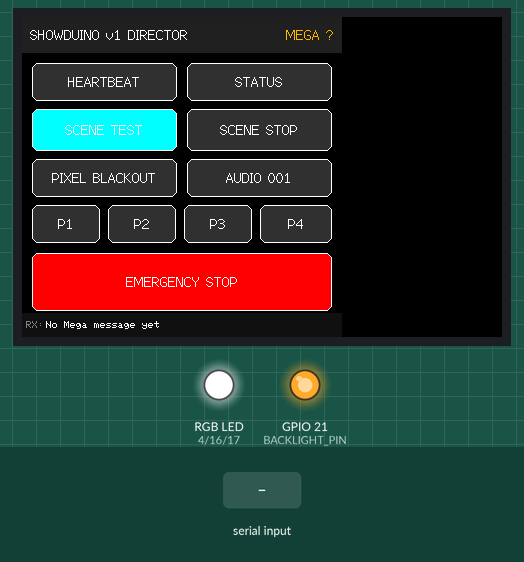
The sketch below on a simulated ESP32. Parts: 480×320 colour display, an RGB LED mixed from three pins (HIGH = lit), output pins drawn as LEDs (lit = HIGH). The test bench sets the inputs (shaded band). What the sketch prints to the serial monitor is not drawn.

Above: at 1.8 s.
1.9 s: "STATUS:ALIVE\n" received over the second serial link
At 2.3 s:
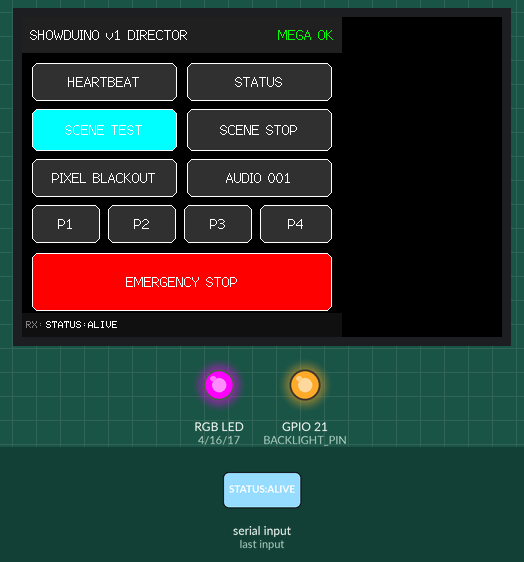
3.4 s: "STATUS:READY\n" received over the second serial link
At 5.4 s:
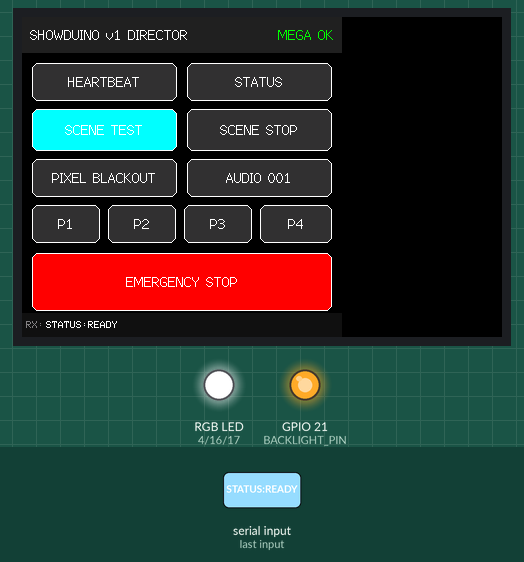
6.4 s: "1\n" received over the second serial link
At 6.9 s:
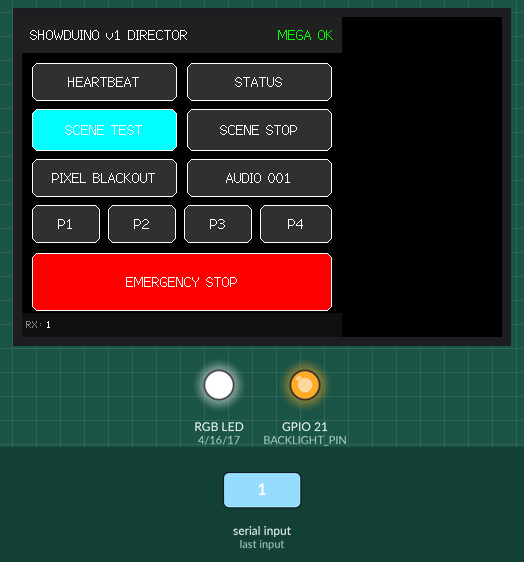
Timing chart, 0 to 11.5 s (numbered marks = the images above; inputs shaded):
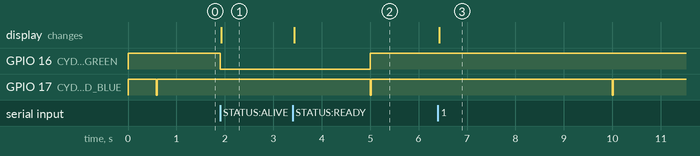

The sketch:

showduino_cyd_director_v1.ino
```cpp
/*
  =========================================================
  Showduino v1 - CYD Director Test Firmware
  =========================================================

  Target board:
    ESP32-2432S028R / CYD 2.8 inch touchscreen

  Purpose:
    Tonight-ready controller firmware.
    This CYD does not drive show hardware directly.
    It sends serial commands to the Arduino Mega Stage Engine.

  Mega firmware expected:
    firmware/executor-mega/showduino_mega_v1/showduino_mega_v1.ino

  Required libraries:
    - TFT_eSPI
    - XPT2046_Bitbang

  Wiring:
    CYD TX pin 1  -> Mega RX1 pin 19
    CYD RX pin 3  -> Mega TX1 pin 18
    CYD GND       -> Mega GND

  Serial:
    115200 baud
*/

#include <Arduino.h>
#include <TFT_eSPI.h>
#include "XPT2046_Bitbang.h"

// =========================================================
// Serial pins to Mega
// =========================================================

#define MEGA_RX_PIN 3
#define MEGA_TX_PIN 1
#define MEGA_BAUD_RATE 115200
#define USB_BAUD_RATE 115200

// =========================================================
// Touchscreen pins
// =========================================================

#define XPT2046_IRQ 36
#define XPT2046_MOSI 32
#define XPT2046_MISO 39
#define XPT2046_CLK 25
#define XPT2046_CS 33

// =========================================================
// CYD pins
// =========================================================

#define BACKLIGHT_PIN 21
#define CYD_LED_BLUE 17
#define CYD_LED_RED 4
#define CYD_LED_GREEN 16

// =========================================================
// Colours
// =========================================================

#define COL_BG TFT_BLACK
#define COL_HEADER 0x2104
#define COL_PANEL 0x1082
#define COL_TEXT TFT_WHITE
#define COL_DIM 0x8410
#define COL_BUTTON 0x3186
#define COL_ACCENT TFT_CYAN
#define COL_WARN TFT_ORANGE
#define COL_ERROR TFT_RED
#define COL_OK TFT_GREEN

// =========================================================
// Display/touch objects
// =========================================================

TFT_eSPI tft = TFT_eSPI();
XPT2046_Bitbang touch(XPT2046_MOSI, XPT2046_MISO, XPT2046_CLK, XPT2046_CS);

// =========================================================
// Button structure
// =========================================================

struct Button {
  int16_t x;
  int16_t y;
  int16_t w;
  int16_t h;
  const char* label;
  const char* command;
  uint16_t colour;
};

Button buttons[] = {
  {  10,  46, 145, 38, "HEARTBEAT", "HEARTBEAT", COL_BUTTON },
  { 165,  46, 145, 38, "STATUS", "STATUS:REQUEST", COL_BUTTON },

  {  10,  92, 145, 42, "SCENE TEST", "SCENE:TEST", COL_ACCENT },
  { 165,  92, 145, 42, "SCENE STOP", "SCENE:STOP", COL_BUTTON },

  {  10, 142, 145, 38, "PIXEL BLACKOUT", "PIXEL:ALL:BLACKOUT", COL_BUTTON },
  { 165, 142, 145, 38, "AUDIO 001", "AUDIO:PLAY:001", COL_BUTTON },

  {  10, 188,  68, 38, "P1", "PIXEL:1:EFFECT:PULSE", COL_BUTTON },
  {  86, 188,  68, 38, "P2", "PIXEL:2:EFFECT:FIRE", COL_BUTTON },
  { 162, 188,  68, 38, "P3", "PIXEL:3:EFFECT:STROBE", COL_BUTTON },
  { 238, 188,  72, 38, "P4", "PIXEL:4:COLOR:0,0,255", COL_BUTTON },

  {  10, 236, 300, 58, "EMERGENCY STOP", "EMERGENCY:STOP", COL_ERROR }
};

const uint8_t BUTTON_COUNT = sizeof(buttons) / sizeof(buttons[0]);

// =========================================================
// State
// =========================================================

String megaBuffer = "";
String lastMegaMessage = "No Mega message yet";
String lastCommandSent = "None";
unsigned long lastHeartbeatMs = 0;
unsigned long lastTouchMs = 0;
bool megaAlive = false;

// =========================================================
// CYD RGB LED helper. Most CYD boards use active LOW LEDs.
// =========================================================

void setCydLed(bool redOn, bool greenOn, bool blueOn) {
  digitalWrite(CYD_LED_RED, redOn ? LOW : HIGH);
  digitalWrite(CYD_LED_GREEN, greenOn ? LOW : HIGH);
  digitalWrite(CYD_LED_BLUE, blueOn ? LOW : HIGH);
}

// =========================================================
// Draw helpers
// =========================================================

void drawHeader() {
  tft.fillRect(0, 0, 320, 36, COL_HEADER);
  tft.setTextDatum(ML_DATUM);
  tft.setTextColor(COL_TEXT, COL_HEADER);
  tft.drawString("SHOWDUINO v1 DIRECTOR", 8, 18, 2);

  tft.setTextDatum(MR_DATUM);
  tft.setTextColor(megaAlive ? COL_OK : COL_WARN, COL_HEADER);
  tft.drawString(megaAlive ? "MEGA OK" : "MEGA ?", 312, 18, 2);
}

void drawButton(const Button& b) {
  tft.fillRoundRect(b.x, b.y, b.w, b.h, 6, b.colour);
  tft.drawRoundRect(b.x, b.y, b.w, b.h, 6, TFT_WHITE);
  tft.setTextDatum(MC_DATUM);
  tft.setTextColor(COL_TEXT, b.colour);
  tft.drawString(b.label, b.x + b.w / 2, b.y + b.h / 2, 2);
}

void drawStatusPanel() {
  tft.fillRect(0, 302, 320, 18, COL_PANEL);
  tft.setTextDatum(ML_DATUM);
  tft.setTextColor(COL_DIM, COL_PANEL);
  tft.drawString("TX:", 4, 311, 1);
  tft.setTextColor(COL_TEXT, COL_PANEL);
  String tx = lastCommandSent;
  if (tx.length() > 30) tx = tx.substring(0, 30);
  tft.drawString(tx, 24, 311, 1);

  tft.fillRect(0, 320 - 18, 320, 18, COL_BG);
}

void drawMegaMessage() {
  tft.fillRect(0, 296, 320, 24, COL_PANEL);
  tft.setTextDatum(ML_DATUM);
  tft.setTextColor(COL_DIM, COL_PANEL);
  tft.drawString("RX:", 4, 308, 1);
  tft.setTextColor(COL_TEXT, COL_PANEL);
  String rx = lastMegaMessage;
  if (rx.length() > 34) rx = rx.substring(0, 34);
  tft.drawString(rx, 24, 308, 1);
}

void drawScreen() {
  tft.fillScreen(COL_BG);
  drawHeader();

  for (uint8_t i = 0; i < BUTTON_COUNT; i++) {
    drawButton(buttons[i]);
  }

  drawMegaMessage();
}

// =========================================================
// Serial commands
// =========================================================

void sendToMega(const String& command) {
  Serial2.println(command);
  Serial.print("[CYD -> MEGA] ");
  Serial.println(command);

  lastCommandSent = command;
  setCydLed(false, false, true);
  delay(20);
  setCydLed(false, false, false);

  drawHeader();
  drawMegaMessage();
}

void handleMegaLine(String line) {
  line.trim();
  if (line.length() == 0) return;

  Serial.print("[MEGA -> CYD] ");
  Serial.println(line);

  lastMegaMessage = line;

  if (line == "STATUS:ALIVE" || line == "STATUS:READY") {
    megaAlive = true;
    setCydLed(false, true, false);
  }

  if (line == "STATUS:EMERGENCY_ACTIVE") {
    megaAlive = true;
    setCydLed(true, false, false);
  }

  drawHeader();
  drawMegaMessage();
}

void readMegaSerial() {
  while (Serial2.available() > 0) {
    char c = Serial2.read();

    if (c == '\r') continue;

    if (c == '\n') {
      handleMegaLine(megaBuffer);
      megaBuffer = "";
    } else {
      if (megaBuffer.length() < 120) {
        megaBuffer += c;
      } else {
        megaBuffer = "";
      }
    }
  }
}

// =========================================================
// Touch handling
// =========================================================

bool getTouchPoint(int16_t& x, int16_t& y) {
  if (!touch.touched()) return false;

  TS_Point p = touch.getPoint();

  // CYD mapping for landscape rotation can vary by panel.
  // This is a safe starting point. If reversed, swap/invert here.
  x = map(p.x, 200, 3900, 0, 320);
  y = map(p.y, 200, 3900, 0, 240);

  x = constrain(x, 0, 319);
  y = constrain(y, 0, 239);

  return true;
}

void handleTouch() {
  if (millis() - lastTouchMs < 250) return;

  int16_t tx, ty;
  if (!getTouchPoint(tx, ty)) return;

  lastTouchMs = millis();

  for (uint8_t i = 0; i < BUTTON_COUNT; i++) {
    Button& b = buttons[i];

    if (tx >= b.x && tx <= b.x + b.w && ty >= b.y && ty <= b.y + b.h) {
      drawButton(b);
      sendToMega(String(b.command));
      return;
    }
  }
}

// =========================================================
// Periodic heartbeat
// =========================================================

void updateHeartbeat() {
  if (millis() - lastHeartbeatMs >= 5000) {
    lastHeartbeatMs = millis();
    sendToMega("HEARTBEAT");
  }
}

// =========================================================
// Arduino setup/loop
// =========================================================

void setup() {
  Serial.begin(USB_BAUD_RATE);
  Serial2.begin(MEGA_BAUD_RATE, SERIAL_8N1, MEGA_RX_PIN, MEGA_TX_PIN);

  pinMode(BACKLIGHT_PIN, OUTPUT);
  digitalWrite(BACKLIGHT_PIN, HIGH);

  pinMode(CYD_LED_RED, OUTPUT);
  pinMode(CYD_LED_GREEN, OUTPUT);
  pinMode(CYD_LED_BLUE, OUTPUT);
  setCydLed(false, false, false);

  tft.init();
  tft.setRotation(1);
  tft.fillScreen(COL_BG);

  touch.begin();

  Serial.println();
  Serial.println("==============================================");
  Serial.println("Showduino v1 CYD Director Test Firmware");
  Serial.println("==============================================");

  drawScreen();
  sendToMega("HEARTBEAT");
}

void loop() {
  readMegaSerial();
  handleTouch();
  updateHeartbeat();
}
```

Measured:
- after the input at 1.9 s, GPIO 16 (CYD_LED_GREEN): HIGH → LOW at once; the display: changes at once (image 1)
- after the input at 3.4 s, the display: changes at once (image 2)
- after the input at 6.4 s, the display: changes at once (image 3)
